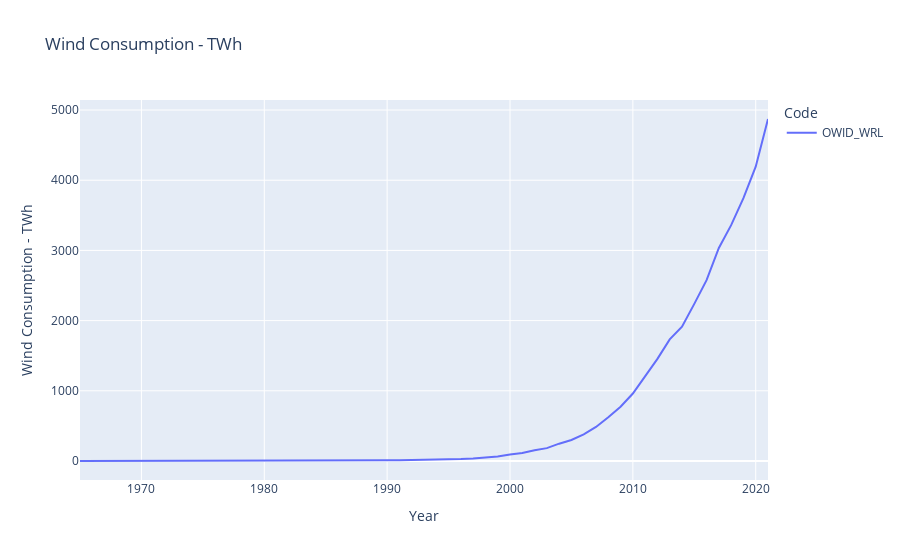

The cell this chart's notebook holds for it:
### Code cell
fig1 = px.line(mundo, x='Year', y="Wind Consumption - TWh", color="Code",title='Wind Consumption - TWh')
fig1.show()

### Figure 1 — Plotly figure (JSON) as saved in the notebook; plotly's stock layout.template omitted (floating-point values rounded to 4 significant figures)
{"data": [{"hovertemplate": "Code=OWID_WRL<br>Year=%{x}<br>Wind Consumption - TWh=%{y}<extra></extra>", "legendgroup": "OWID_WRL", "line": {"color": "#636efa", "dash": "solid"}, "marker": {"symbol": "circle"}, "mode": "lines", "name": "OWID_WRL", "orientation": "v", "showlegend": true, "type": "scatter", "x": [1965, 1966, 1967, 1968, 1969, 1970, 1971, 1972, 1973, 1974, 1975, 1976, 1977, 1978, 1979, 1980, 1981, 1982, 1983, 1984, 1985, 1986, 1987, 1988, 1989, 1990, 1991, 1992, 1993, 1994, 1995, 1996, 1997, 1998, 1999, 2000, 2001, 2002, 2003, 2004, 2005, 2006, 2007, 2008, 2009, 2010, 2011, 2012, 2013, 2014, 2015, 2016, 2017, 2018, 2019, 2020, 2021], "xaxis": "x", "y": [0, 0, 0, 0, 0, 0, 0, 0, 0, 0, 0, 0, 0, 0.008861, 0.01775, 0.03105, 0.03105, 0.0547, 0.09697, 0.1323, 0.1899, 0.4105, 0.5777, 0.9805, 7.835, 10.74, 12.08, 14.0, 16.85, 21.06, 24.43, 27.22, 35.54, 47.08, 62.74, 92.87, 112.8, 152.8, 183.5, 246.7, 299.6, 379.9, 485.0, 622.2, 773.0, 961.5, 1215.0, 1455.0, 1732.0, 1912.0, 2239.0, 2576.0, 3035.0, 3360.0, 3745.0, 4193.0, 4872.0], "yaxis": "y"}], "layout": {"legend": {"title": {"text": "Code"}, "tracegroupgap": 0}, "title": {"text": "Wind Consumption - TWh"}, "xaxis": {"anchor": "y", "domain": [0, 1], "title": {"text": "Year"}}, "yaxis": {"anchor": "x", "domain": [0, 1], "title": {"text": "Wind Consumption - TWh"}}}}
